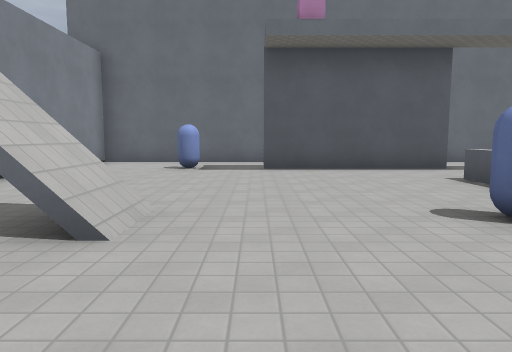
[1] (above)

16 first-person views from a walk through a level from a Godot 3-D game. The camera is 1.4 m above the floor, tilts 6° down and sees 70° across. The floor is counted in squares, 2 m on a side. Each view is taken from the middle of a square. On the plan, view 1 faces up. The plan holds only what a view shows up to about 11 squares ahead; the rest is blank. The place goes on beyond the plan. Surface patterns are stand-ins for the level's own textures.

[2]
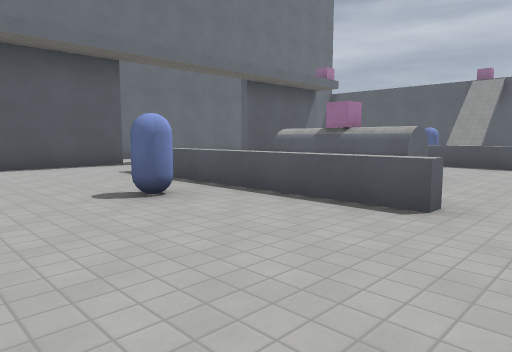

[3]
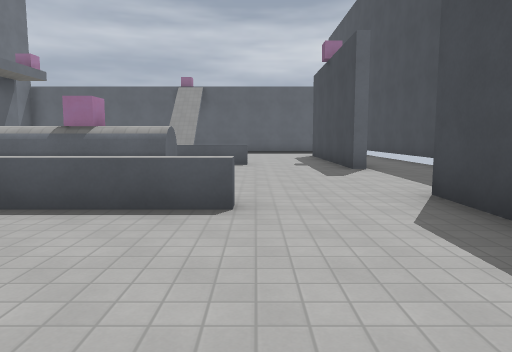

[4]
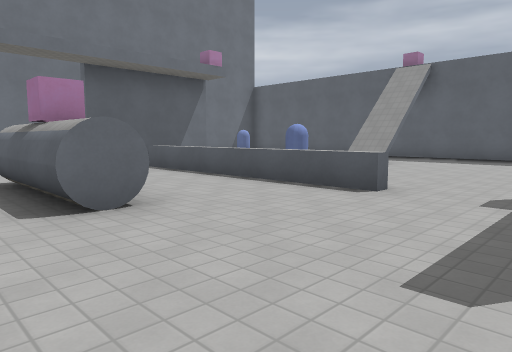

[5]
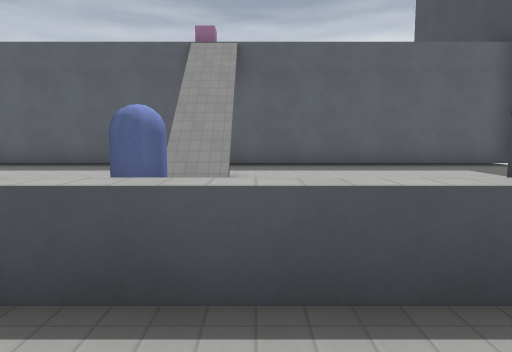

[6]
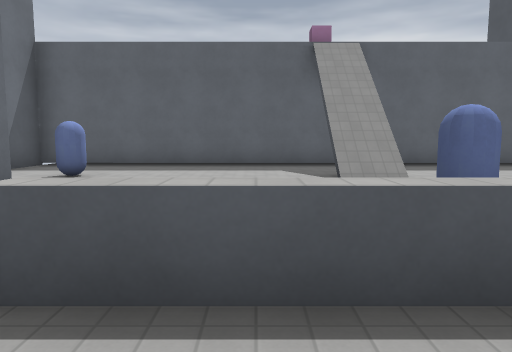

[7]
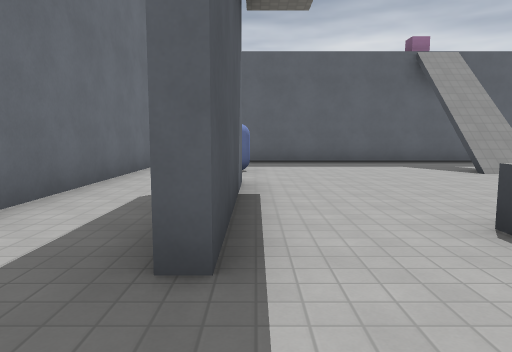

[8]
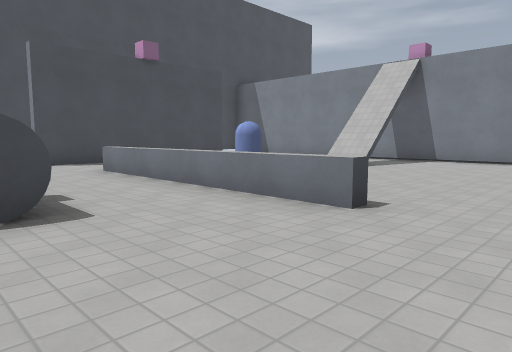

[9]
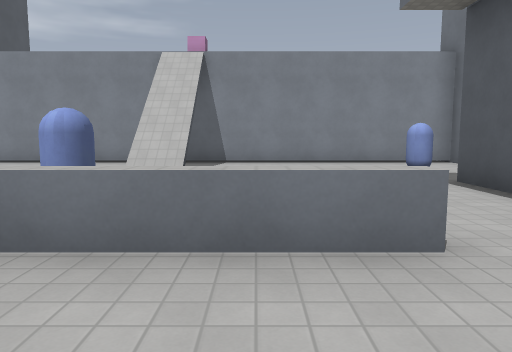

[10]
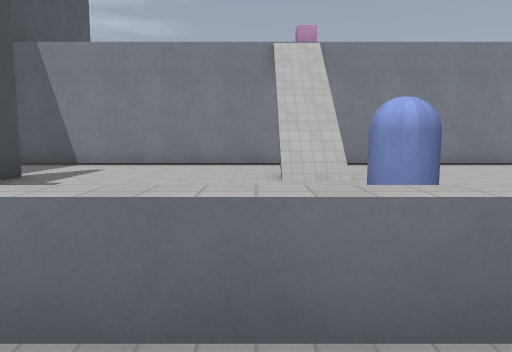

[11]
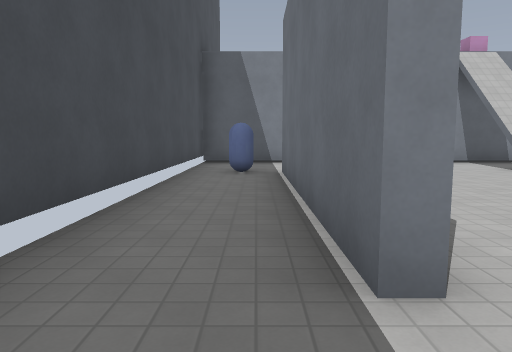

[12]
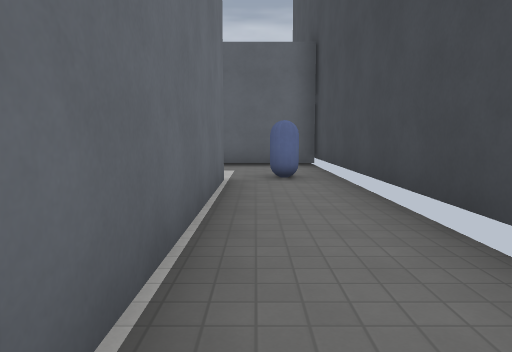

[13]
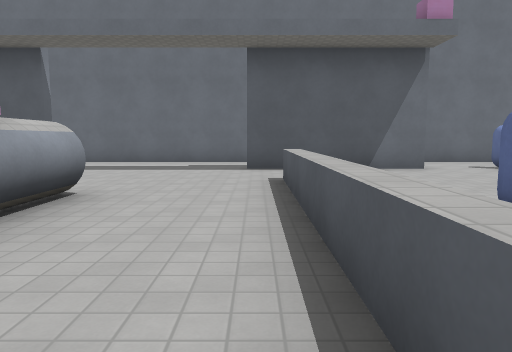

[14]
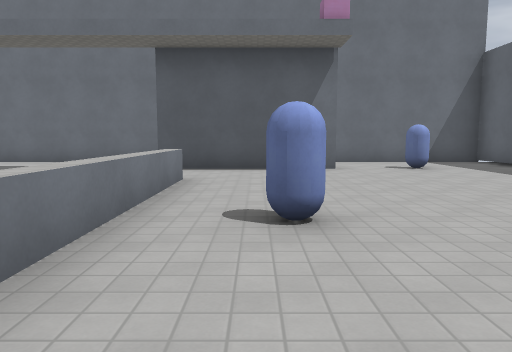

[15]
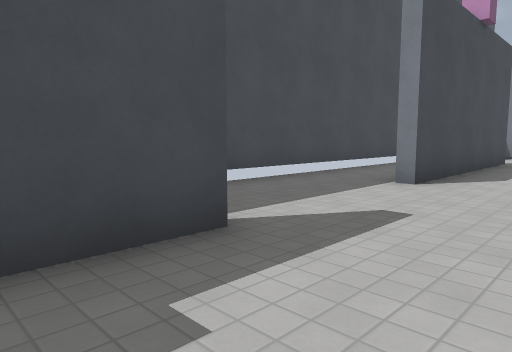

[16]
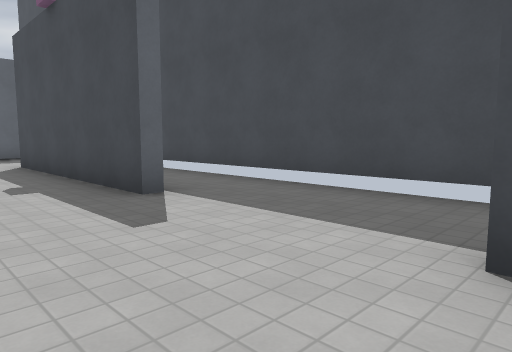

### Floor plan
Key: @ floor where view 1 was taken; # wall or solid block; . floor; / step, stairs or slope; ^ raised ledge; O other object.
Columns run from 5 left of view 1 to 18 right of it. Each row starts with its distance up from view 1.
 11 ######   ###############
 10 #.....   ..............#
  9 #.....####....####.....#
  8 #..O................O..#
  7 #......................#
  6 #........^.....^.......#
  5 #........^.....^.......#
  4 #........^.##..^.......#
  3 #..#...O.^.##..^O..///.#
  2 #........^.##..^.......#
  1 #........^.....^.......#
  0 #....@.................#
 -1 #......................#
 -2 #...######....######...#
 -3 #...O..............O...#
 -4 #......................#
 -5 ########################

Positions as (right, up) in squares from view 1, and headings:
1: (0, 0), facing up
2: (0, -1), facing up-right
3: (0, 0), facing right
4: (5, -2), facing up-right
5: (8, 2), facing right
6: (8, 5), facing right
7: (7, 8), facing right
8: (7, 8), facing down-left
9: (6, 5), facing left
10: (5, 2), facing left
11: (6, -3), facing left
12: (8, -3), facing right
13: (9, 0), facing up
14: (11, 0), facing up
15: (10, 0), facing down-left
16: (4, 0), facing down-right
